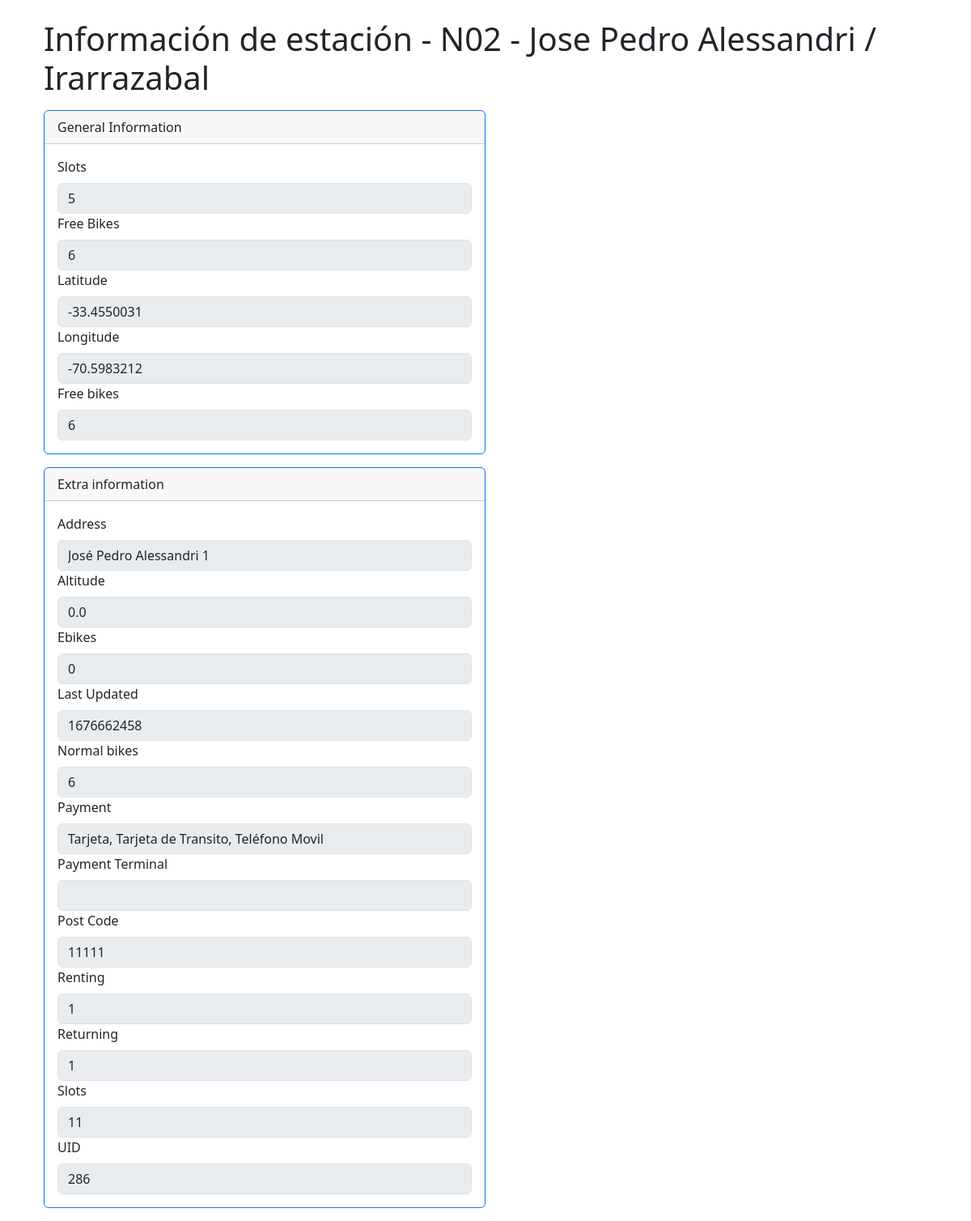
Page /detail/cf82a49d-a234-dca3-281e-8dabbf84a949/ on the committed database.
### bike/models.py (models this page shows, shortened)
class Station(models.Model, GeoItem):
    PAYMENT_CHOICES = [
        ('key', 'Tarjeta'),
        ('transitcard', 'Tarjeta de Transito'),
        ('creditcard', 'Tarjeta de Crédito'),
        ('phone', 'Teléfono Movil')
    ]
    id = models.UUIDField(primary_key=True, default=uuid.uuid4, editable=False)
    empty_slots = models.IntegerField("Slots")
    free_bikes = models.IntegerField("Free Bikes", null=True, blank=True)
    latitude = models.FloatField("Latitude", null=True, blank=True)
    longitude = models.FloatField("Longitude", null=True, blank=True)
    name = models.CharField("Name", max_length=255, null=True, blank=True)
    timestamp = models.DateTimeField(null=True, blank=True)
    address = models.CharField("address", max_length=255, null=True, blank=True)
    altitude = models.FloatField(null=True, blank=True)
    ebikes = models.IntegerField(null=True, blank=True)
    has_ebikes = models.BooleanField(null=True, blank=True)
    last_updated = models.IntegerField(null=True, blank=True)
    normal_bikes = models.IntegerField(null=True, blank=True)
    payment =  MultiSelectField(choices=PAYMENT_CHOICES, null=True, blank=True)
    post_code = models.CharField(null=True, max_length=100, default=None, blank=True)
    renting = models.IntegerField(null=True, blank=True)
    returning = models.IntegerField(null=True, blank=True)
    slots = models.IntegerField(null=True, blank=True)
    uid = models.IntegerField(null=True, blank=True)

### bike/views.py (the view)
# urls.py: path('detail/<pk>/', views.StationsDetailView.as_view(), name="detail")
class StationsDetailView(DetailView):
    model = Station

### bike/templates/bike/station_detail.html
{% extends 'base.html' %}
{% block content %}
<div class="container">
    <h1 class="mt-4 mb-3">Información de estación - {{ object.name }}</h1>
    <div class="row">
        <div class="col">
            <div class="card border-primary mb-3 col-6">
                <div class="card-header">General Information</div>
                <div class="card-body">
                        <div class="form-group">
                            <fieldset disabled="">
                                <label class="form-label" for="disabledInput">Slots</label>
                                <input class="form-control" id="disabledInput" type="text" placeholder="" disabled=""
                                    value="{{ object.empty_slots }}">
                            </fieldset>
                            <fieldset disabled="">
                                <label class="form-label" for="disabledInput">Free Bikes</label>
                                <input class="form-control" id="disabledInput" type="text" placeholder="" disabled=""
                                    value="{{ object.free_bikes }}">
                            </fieldset>
                            <fieldset disabled="">
                                <label class="form-label" for="disabledInput">Latitude</label>
                                <input class="form-control" id="disabledInput" type="text" placeholder="" disabled=""
                                    value="{{ object.latitude }}">
                            </fieldset>
                            <fieldset disabled="">
                                <label class="form-label" for="disabledInput">Longitude</label>
                                <input class="form-control" id="disabledInput" type="text" placeholder="" disabled=""
                                    value="{{ object.longitude }}">
                            </fieldset>
                            <fieldset disabled="">
                                <label class="form-label" for="disabledInput">Free bikes</label>
                                <input class="form-control" id="disabledInput" type="text" placeholder="" disabled=""
                                    value="{{ object.free_bikes }}">
                            </fieldset>
                        </div>
                </div>
            </div>
        </div>
    </div>
    <div class="col">
        <div class="card border-primary mb-3 col-6">
            <div class="card-header">Extra information</div>
            <div class="card-body">
                <div class="row">
                    <div class="form-group">
                        <fieldset disabled="">
                            <label class="form-label" for="disabledInput">Address</label>
                            <input class="form-control" id="disabledInput" type="text" placeholder="" disabled=""
                                value="{{ object.address }}">
                        </fieldset>
                        <fieldset disabled="">
                            <label class="form-label" for="disabledInput">Altitude</label>
                            <input class="form-control" id="disabledInput" type="text" placeholder="" disabled=""
                                value="{{ object.altitude }}">
                        </fieldset>
                        <fieldset disabled="">
                            <label class="form-label" for="disabledInput">Ebikes</label>
                            <input class="form-control" id="disabledInput" type="text" placeholder="" disabled=""
                                value="{{ object.ebikes }}">
                        </fieldset>
                        <fieldset disabled="">
                            <label class="form-label" for="disabledInput">Last Updated</label>
                            <input class="form-control" id="disabledInput" type="text" placeholder="" disabled=""
                                value="{{ object.last_updated }}">
                        </fieldset>
                        <fieldset disabled="">
                            <label class="form-label" for="disabledInput">Normal bikes</label>
                            <input class="form-control" id="disabledInput" type="text" placeholder="" disabled=""
                                value="{{ object.normal_bikes }}">
                        </fieldset>
                        <fieldset disabled="">
                            <label class="form-label" for="disabledInput">Payment</label>
                            <input class="form-control" id="disabledInput" type="text" placeholder="" disabled=""
                                value="{{ object.payment }}">
                        </fieldset>
                        <fieldset disabled="">
                            <label class="form-label" for="disabledInput">Payment Terminal</label>
                            <input class="form-control" id="disabledInput" type="text" placeholder="" disabled=""
                                value="{{ object.payment_terminal }}">
                        </fieldset>
                        <fieldset disabled="">
                            <label class="form-label" for="disabledInput">Post Code</label>
                            <input class="form-control" id="disabledInput" type="text" placeholder="" disabled=""
                                value="{{ object.post_code }}">
                        </fieldset>
                        <fieldset disabled="">
                            <label class="form-label" for="disabledInput">Renting</label>
                            <input class="form-control" id="disabledInput" type="text" placeholder="" disabled=""
                                value="{{ object.renting }}">
                        </fieldset>
                        <fieldset disabled="">
                            <label class="form-label" for="disabledInput">Returning</label>
                            <input class="form-control" id="disabledInput" type="text" placeholder="" disabled=""
                                value="{{ object.returning }}">
                        </fieldset>
                        <fieldset disabled="">
                            <label class="form-label" for="disabledInput">Slots</label>
                            <input class="form-control" id="disabledInput" type="text" placeholder="" disabled=""
                                value="{{ object.slots }}">
                        </fieldset>
                        <fieldset disabled="">
                            <label class="form-label" for="disabledInput">UID</label>
                            <input class="form-control" id="disabledInput" type="text" placeholder="" disabled=""
                                value="{{ object.uid }}">
                        </fieldset>
                    </div>
                </div>
            </div>
        </div>
    </div>
</div>
{% endblock content %}

### rows in the picture
Station: name "N02 - Jose Pedro Alessandri / Irarrazabal", empty_slots "5", free_bikes "6", latitude "-33.4550031", longitude "-70.5983212", address "José Pedro Alessandri 1", altitude "0.0", ebikes "0", last_updated "1676662458", normal_bikes "6", payment "Tarjeta, Tarjeta de Transito, Teléfono Movil", post_code "11111", renting "1", returning "1", slots "11", uid "286"
